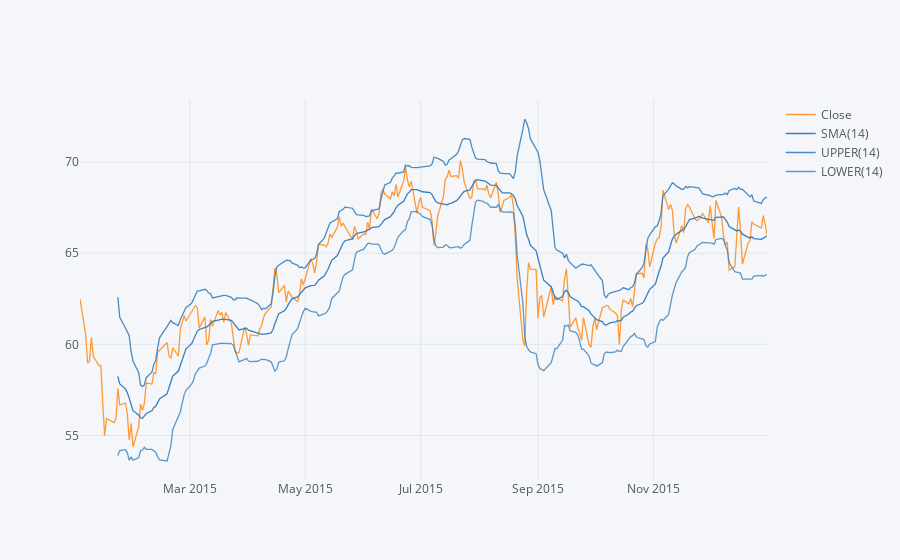

Source (notebook cell):
### Code cell
# Bollinger Bands
JPM['Close'].loc['2015-01-01':'2016-01-01'].ta_plot(study='boll')

### Figure 1 — Plotly figure (JSON) as saved in the notebook; plotly's stock layout.template omitted (floating-point values rounded to 4 significant figures; data arrays with more than 128 entries replaced by an {"elided": "..."} marker saying what was removed)
{"data": [{"line": {"color": "rgba(255, 153, 51, 1.0)", "dash": "solid", "shape": "linear", "width": 1.3}, "mode": "lines", "name": "Close", "text": "", "type": "scatter", "x": {"elided": "252 str values"}, "y": {"elided": "252 float values"}}, {"line": {"color": "rgba(55, 128, 191, 1.0)", "dash": "solid", "shape": "linear", "width": 1.3}, "mode": "lines", "name": "SMA(14)", "text": "", "type": "scatter", "x": {"elided": "252 str values"}, "y": {"elided": "252 mixed values"}}, {"line": {"color": "rgba(55, 128, 191, 0.8999999999999999)", "dash": "solid", "shape": "linear", "width": 1.3}, "mode": "lines", "name": "UPPER(14)", "text": "", "type": "scatter", "x": {"elided": "252 str values"}, "y": {"elided": "252 mixed values"}}, {"line": {"color": "rgba(55, 128, 191, 0.7999999999999998)", "dash": "solid", "shape": "linear", "width": 1.3}, "mode": "lines", "name": "LOWER(14)", "text": "", "type": "scatter", "x": {"elided": "252 str values"}, "y": {"elided": "252 mixed values"}}], "layout": {"legend": {"bgcolor": "#F5F6F9", "font": {"color": "#4D5663"}}, "paper_bgcolor": "#F5F6F9", "plot_bgcolor": "#F5F6F9", "title": {"font": {"color": "#4D5663"}}, "xaxis": {"gridcolor": "#E1E5ED", "showgrid": true, "tickfont": {"color": "#4D5663"}, "title": {"font": {"color": "#4D5663"}, "text": ""}, "zerolinecolor": "#E1E5ED"}, "yaxis": {"gridcolor": "#E1E5ED", "showgrid": true, "tickfont": {"color": "#4D5663"}, "title": {"font": {"color": "#4D5663"}, "text": ""}, "zerolinecolor": "#E1E5ED"}}}
